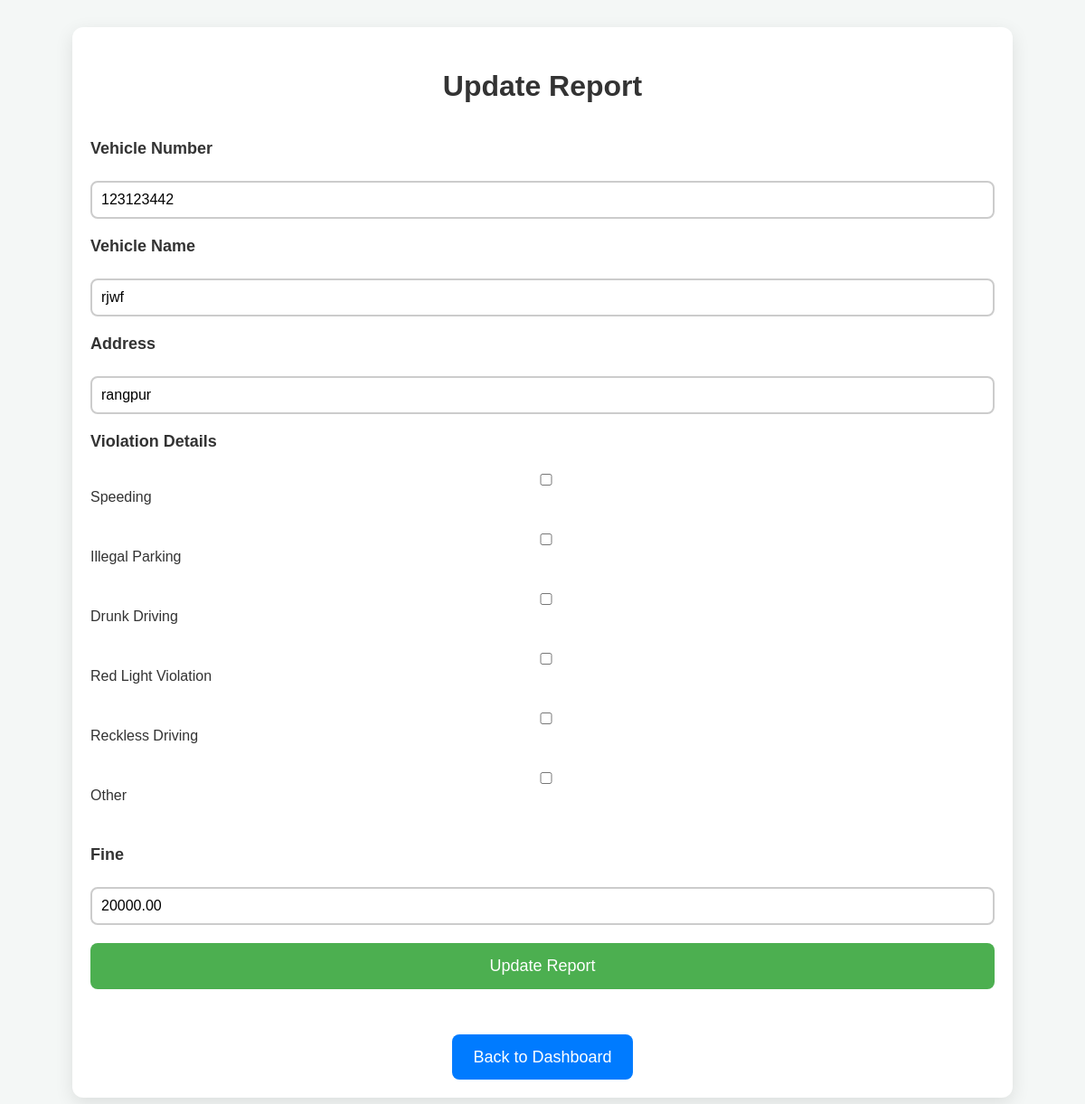
The page /traffic_management_system/update_report.php?id=12 (signed in) on the database its author committed.
### tables this page shows
CREATE TABLE `reports` (
  `id` int(11) NOT NULL,
  `vehicle_number` varchar(20) NOT NULL,
  `vehicle_name` varchar(50) NOT NULL,
  `address` varchar(255) NOT NULL,
  `violation_details` text DEFAULT NULL,
  `fine` decimal(10,2) NOT NULL
);

### traffic_management_system/update_report.php (the view, shortened to what this page needs)
<?php
include 'includes/config.php';
if (isset($_GET['id'])) {
    $id = $_GET['id'];
    $result = $conn->query("SELECT * FROM reports WHERE id = '$id'");
    if ($result->num_rows > 0) {
        $row = $result->fetch_assoc();
    } else {
        echo "<p class='error'>Report not found.</p>";
        exit;
    }
}
?>
<!DOCTYPE html>
<html lang="en">
<head>
    <link rel="stylesheet" href="css/update_report.css">
</head>
<body>
    <div class="container">
        <h2>Update Report</h2>
        <form action="" method="POST">
            <label for="vehicle_number">Vehicle Number</label>
            <input type="text" id="vehicle_number" name="vehicle_number" value="<?php echo $row['vehicle_number']; ?>" required>
            <label for="vehicle_name">Vehicle Name</label>
            <input type="text" id="vehicle_name" name="vehicle_name" value="<?php echo $row['vehicle_name']; ?>" required>
            <label for="address">Address</label>
            <input type="text" id="address" name="address" value="<?php echo $row['address']; ?>" required>
            <label for="violations">Violation Details</label>
            <div id="violations">
                <label>
                    <input type="checkbox" name="violations[]" value="Speeding" <?php echo (strpos($row['violation_details'], 'Speeding') !== false) ? 'checked' : ''; ?>>
                    Speeding
                </label><br>
                <label>
                    <input type="checkbox" name="violations[]" value="Illegal Parking" <?php echo (strpos($row['violation_details'], 'Illegal Parking') !== false) ? 'checked' : ''; ?>>
                    Illegal Parking
                </label><br>
                <label>
                    <input type="checkbox" name="violations[]" value="Drunk Driving" <?php echo (strpos($row['violation_details'], 'Drunk Driving') !== false) ? 'checked' : ''; ?>>
                    Drunk Driving
                </label><br>
                <label>
                    <input type="checkbox" name="violations[]" value="Red Light Violation" <?php echo (strpos($row['violation_details'], 'Red Light Violation') !== false) ? 'checked' : ''; ?>>
                    Red Light Violation
                </label><br>
                <label>
                    <input type="checkbox" name="violations[]" value="Reckless Driving" <?php echo (strpos($row['violation_details'], 'Reckless Driving') !== false) ? 'checked' : ''; ?>>
                    Reckless Driving
                </label><br>
                <label>
                    <input type="checkbox" name="violations[]" value="Other" <?php echo (strpos($row['violation_details'], 'Other') !== false) ? 'checked' : ''; ?>>
                    Other
                </label><br>
            </div>
            <label for="fine">Fine</label>
            <input type="number" id="fine" name="fine" value="<?php echo $row['fine']; ?>" required>
            <button type="submit">Update Report</button>
        </form>
        <div class="dashboard-btn">
            <a href="dashboard.php">
                <button>Back to Dashboard</button>
            </a>
        </div>
    </div>
</body>
</html>

### traffic_management_system/css/update_report.css (style rules this page uses)
body { font-family: 'Arial', sans-serif; background-color: #f4f7f6; margin: 0; padding: 0; }
.container { width: 100%; max-width: 1000px; margin: 30px auto; padding: 20px; background-color: #fff; border-radius: 12px; box-shadow: 0 6px 20px rgba(0, 0, 0, 0.1); }
h2 { text-align: center; font-size: 32px; color: #333; margin-bottom: 40px; }
form { display: flex; flex-direction: column; gap: 20px; }
label { font-size: 18px; color: #333; font-weight: bold; }
input, select, textarea { padding: 10px; font-size: 16px; border: 2px solid #ccc; border-radius: 8px; margin-top: 5px; width: 100%; box-sizing: border-box; transition: border 0.3s; }
button { padding: 15px; font-size: 18px; color: white; background-color: #4CAF50; border: none; border-radius: 8px; cursor: pointer; transition: background-color 0.3s; }
#violations { display: flex; flex-direction: column; }
#violations label { font-size: 16px; color: #333; font-weight: normal; margin-bottom: 8px; }
.dashboard-btn { margin-top: 30px; text-align: center; }
.dashboard-btn a { text-decoration: none; }
.dashboard-btn button { width: 200px; height: 50px; background-color: #007BFF; font-size: 18px; margin-top: 20px; color: white; border: none; border-radius: 8px; cursor: pointer; }

### rows shown on the page
reports: vehicle_number "123123442", vehicle_name "rjwf", address "rangpur", fine "20000.00"
